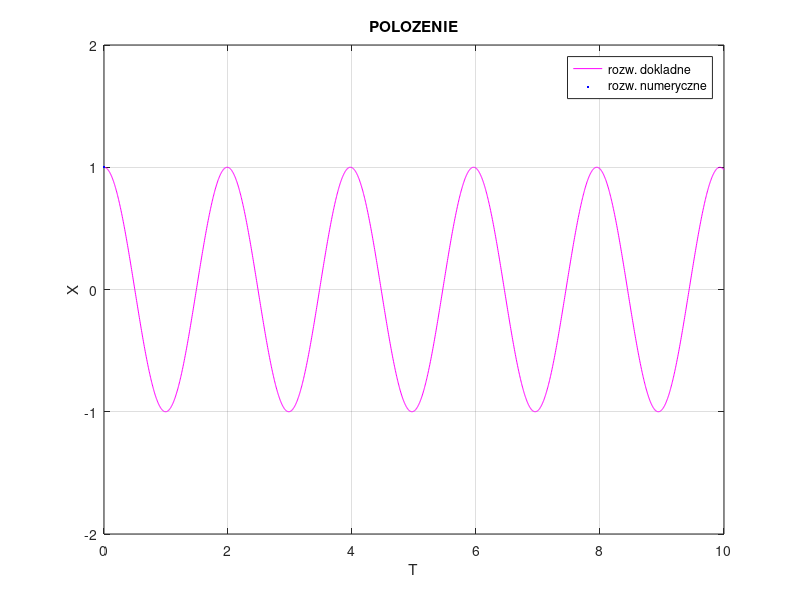

Source code (MATLAB):
% RUCH HARMONICZNY -- ciało na sprężynie

clear    % czyścimy co się da

%graphics_toolkit("fltk")   % opcjonalna opcja graficzna, czasem niezbędna, czasem przeszkadzająca
%setenv GNUTERM aqua    % jak wyżej


% Parametry:

tmax = 10;    % maksymalny czas

h = 0.005;    % krok czasowy

nt = tmax/h   % końcowy czas

MOD = 1;      % co ile króków ma być wyświetlany wykres

k = 10;       % stała sprężystości
m = 1;        % masa
K = k/m;           

x0 = 1;       % odchylenie początkowe w metrach
v0 = 0;       % prędkość początkowa

%%%%%%%%%%%%%%%%%%%%%%%%%%%%%%%%

x = x0;       % położenie chwilowe
v = v0;       % prędkość chwilowa

eng = 1;      % znormalizowana energia chwilowa

t = 0;        % wektor wartości argumentów czasu
X = x;        % wektor położeń
V = v;        % wektor prędkości
E = eng;      % wektor energii

ampl_x = max(abs([x0 v0/sqrt(K)]));    % amplituda dla x
ampl_v = max(abs([v0 x0*sqrt(K)]));    % amplituda dla v


T = 0:h:tmax;      % zbiór argumentów czasu

% analityczne rozwiązanie dla położenia i prędkości,
% jako wektory względem T,
% argumentem jest numer kroku czasowego:

rozw_x = x0 * cos(sqrt(K) * T);              
rozw_v = - sqrt(K) * x0 * sin(sqrt(K) * T);

%rozw_x = x0 * cos(sqrt(K) * T) + (v0 * sin(sqrt(K) * T))/sqrt(K);              
%rozw_v = v0 * cos(sqrt(K) * T) - sqrt(K) * x0 * sin(sqrt(K) * T);              

energia = ones(1,size(T,2));  % energia = 1 dla każdego t 


% znormalizowane błędy
error_x = abs(x - rozw_x(1))/ampl_x;
error_v = abs(v - rozw_v(1))/ampl_v;

% zakres osi dla wykresów
AXIS = [0 tmax -2*ampl_x 2*ampl_x];
AXIS2 = [0 tmax -2*ampl_v 2*ampl_v];
AXIS3 = [0 tmax];
AXIS4 = [0 tmax];

  figure(1)  
  plot(T,rozw_x,'m',t,X,'b.')
  axis(AXIS)
  grid on
  title('POLOZENIE')
  xlabel('T')
  ylabel('X')
  legend('rozw. dokladne', 'rozw. numeryczne')
  
  %figure(2)
  %plot(T,rozw_v,'m',t,V,'r.')
  %axis(AXIS2)
  %grid on
  %title('PREDKOSC')
  %xlabel('T')
  %ylabel('V')
  %legend('rozw. dokladne', 'rozw. numeryczne')
  
  %figure(3)
  %plot(T,energia,'m',t,E,'b.')
  %axis(AXIS3)
  %grid on
  %title('ENERGIA')
  %xlabel('T')
  %ylabel('E')
  %legend('energia = 1', 'energia numeryczna')

  %figure(4)
  %plot(t,error_x,'b.',t,error_v,'r.')
  %axis(AXIS4)
  %grid on
  %title('BLEDY')
  %xlabel('T')
  %ylabel('errors')
  %legend('blad dla x', 'blad dla v')


%drawnow
pause()


for n = 1:nt         % pętla czasowa (krokowa)


% znajdujemy za pomocą odpowiedniego schematu nowe chwilowe położenie i nową chwilową prędkość


% SCHEMAT EULERA:
 x_new = x + h * v;
 v_new = v - h * K * x;


% lekko zmodyfikowany SCHEMAT EULERA:
% x_new = x + h * v;
% v_new = v - h * K * x_new;


% ALTERNATYWNY SCHEMAT
% x_new = (4*h*v + 4*x - h^2*K*x)/(4 + h^2*K);
% v_new = (4*v - h^2*K*v - 4*h*K*x)/(4 + h^2*K);

x = x_new;
v = v_new;


eng = (m*v^2 + k*x^2)/(m*v0^2 + k*x0^2);    % energia


% uzupełniamy o nowe wartości odpowiednie wektory:

t = [t n*h];
X = [X x];
V = [V v];
E = [E eng];

error_x = [error_x abs(x - rozw_x(n+1))/ampl_x];
error_v = [error_v abs(v - rozw_v(n+1))/ampl_v];


  if mod(n,MOD) == 0            % rysujemy pod warunkiem, że n jest wielokrotnością MOD 

  %figure(1)
  %plot(T,rozw_x,'m',t,X,'b.')
  %axis(AXIS)
  %grid on
  %title('POLOZENIE')
  %xlabel('T')
  %ylabel('X')
  %legend('rozw. dokladne', 'rozw. numeryczne')

  %figure(2)
  %plot(T,rozw_v,'m',t,V,'r.')
  %axis(AXIS2)
  %grid on
  %title('PREDKOSC')
  %xlabel('T')
  %ylabel('V')
  %legend('rozw. dokladne', 'rozw. numeryczne')
  
  %figure(3)
  %plot(T,energia,'m',t,E,'b.')
  %axis(AXIS3)
  %grid on
  %title('ENERGIA')
  %xlabel('T')
  %ylabel('E')
  %legend('energia = 1', 'energia numeryczna')

  %figure(4)
  %plot(t,error_x,'b.',t,error_v,'r.')
  %axis(AXIS4)
  %grid on
  %title('BLEDY')
  %xlabel('T')
  %ylabel('errors')
  %legend('blad dla x', 'blad dla v')

%  drawnow

  end

end

disp(" "), disp("krok czasowy : "), disp(h);
disp(" "), disp("czas maksymalny : "), disp(tmax);
disp(" "), disp("ilosc krokow : "), disp(nt);
disp(" "), disp("Max error_x : "), disp(max(error_x));
disp(" "), disp("Max error_v : "), disp(max(error_v)), disp(" ");
pause()


